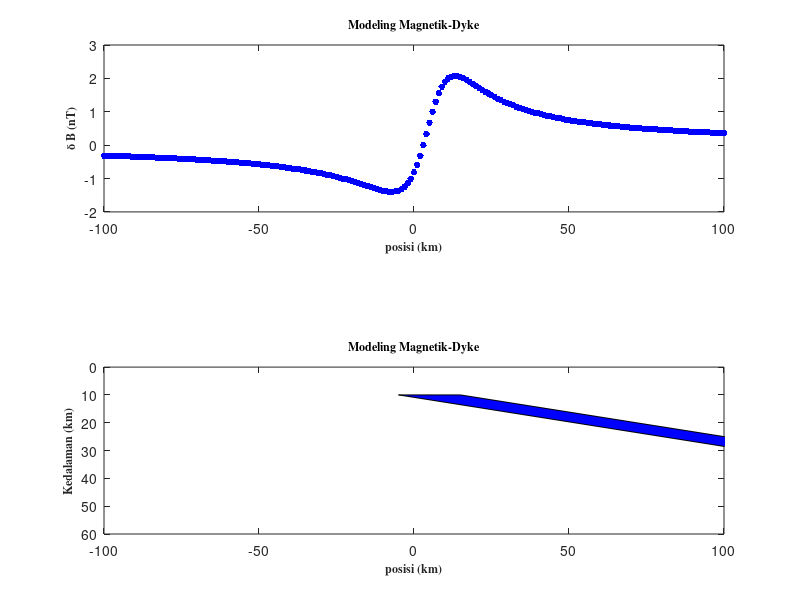

The MATLAB script that drew this image:
% Copyright: 2018 - Teknik Geofisika, Universitas Pertamina
% URL: https://sites.google.com/site/metkomup/programming

clear; clc; close;

%Konstanta
k = 1;     %kontras kemagnetan(Tkm/H)
To = 1;     %intensitas magnet bumi

%Parameter yang ditentukan
a = 10;    %sudut dip slip (0-90 derajat)
b = 45;    %sudut inklinasi (0-90 derajat)
c = 45;    %sudut strike azimuth (0-90 derajat)
x = -100:100; %rentang Pengamatan (km)
m = 20;     %lebar lapisan (km)
Xo = 5;     %lokasi objek 
z = 10;    %kedalaman (km)

%Rumus magnetik
Io = atand(b);
Q = Io-a;
P = (2*k*To*m*(1-(cosd(b))^2*(sind(c))^2)^0.5);

for i = 1:length(x)
    M(i)=P*((x(i)-Xo)*sind(Q)+z*cosd(Q))/((x(i)-Xo)^2+z^2);
end

%Kurva medan magnetik
figure(1)
subplot(5,1,[1 2])
plot(x,M,'.','color','b','markersize',15);
xlim([min(x) max(x)]);
xlabel('\bf\fontsize{12}\fontname{times}posisi (km)');
ylabel('\bf\fontsize{12}\fontname{times}\delta B (nT)');
title('\bf\fontsize{12}\fontname{times}Modeling Magnetik-Dyke');

%Gambar objek dibawah tanah
X = [Xo+m/2,Xo+50/tand(a)+m/2,Xo+50/tand(a)-m/2,Xo-m/2];
Y = [z,z+50,z+50,z];
subplot(5,1,[4 5])
fill(X,Y,'b');
xlim([x(1) x(end)]);
ylim([0 (z+50)]);
set(gca,'ydir','reverse');
xlabel('\bf\fontsize{12}\fontname{times}posisi (km)');
ylabel('\bf\fontsize{12}\fontname{times}Kedalaman (km)');
title('\bf\fontsize{12}\fontname{times}Modeling Magnetik-Dyke');
